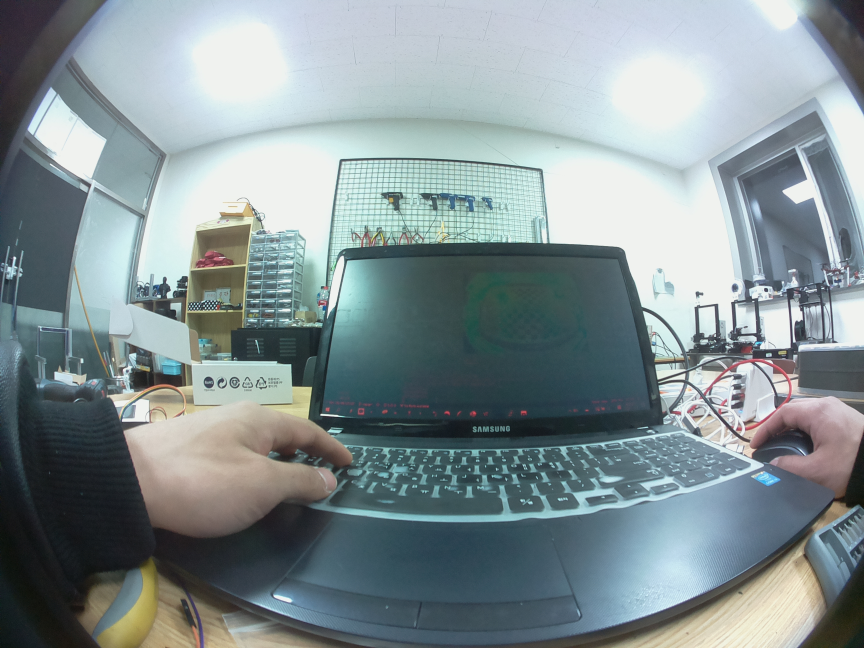
#> input picture test/check.jpg, 2592 x 1944 px (shown at 1/3 size)
$ python undistort.py check.jpg   (older library calls are emulated)
#> lines starting #> are read from the running program, lines starting #| are printed output that depends on the picture
import cv2
import numpy as np
import sys

# You should replace these 3 lines with the output in calibration step
DIM=(320, 240)
K=np.array([[93.16858864610276, 0.0, 150.8535602775792], [0.0, 91.92373264897513, 146.22342371914382], [0.0, 0.0, 1.0]])
D=np.array([[0.14136243954038377], [0.29925561973923737], [-0.321789761587799], [0.11936916962615352]])
def undistort(img_path):
#> called with img_path = 'check.jpg'
    img = cv2.imread(img_path)
#> img is the input picture: shape (1944, 2592, 3); mean B, G, R 148.3, 145.5, 132.1
    h,w = img.shape[:2]
#> h = 1944; w = 2592
    map1, map2 = cv2.fisheye.initUndistortRectifyMap(K, D, np.eye(3), K, DIM, cv2.CV_16SC2)
    undistorted_img = cv2.remap(img, map1, map2, interpolation=cv2.INTER_LINEAR, borderMode=cv2.BORDER_CONSTANT)
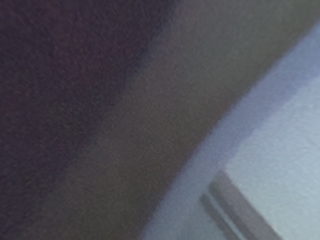
#> undistorted_img: shape (240, 320, 3); mean B, G, R 92.8, 83.6, 82.7
    cv2.imshow("undistorted", undistorted_img)
    cv2.waitKey(0)
    cv2.destroyAllWindows()
if __name__ == '__main__':
    for p in sys.argv[1:]:
        undistort(p)
